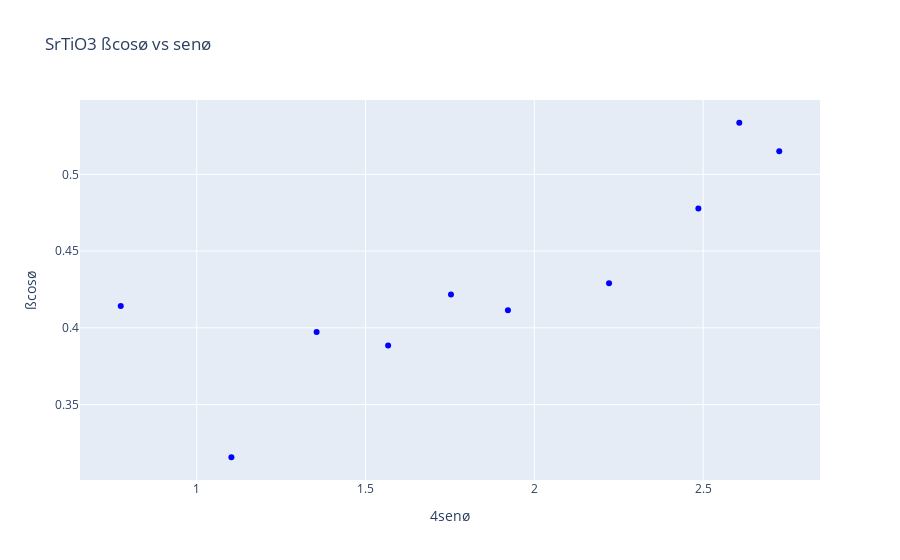

Notebook code cell kept with this figure:
### Markdown cell above
## Se grafíca  $\beta cos\theta$  vs  $sen\theta$

### Code cell
# Add a scatter plot of the list values
# Create a Plotly figure
fig = go.Figure()
fig.add_trace(go.Scatter(x=sen_angulos_plot, y=cos_angulos_plot, mode='markers', marker=dict(color='blue')))

# Update layout if needed (e.g., title, axis labels)
fig.update_layout(title='SrTiO3 ßcosø vs senø', xaxis_title='4senø', yaxis_title='ßcosø')

# Show the plot
fig.show()

### Figure 1 — Plotly figure (JSON) as saved in the notebook; plotly's stock layout.template omitted (floating-point values rounded to 4 significant figures)
{"data": [{"marker": {"color": "blue"}, "mode": "markers", "type": "scatter", "x": [0.7748, 1.103, 1.355, 1.567, 1.753, 1.922, 2.221, 2.486, 2.607, 2.725], "y": [0.4142, 0.3157, 0.3972, 0.3885, 0.4217, 0.4114, 0.4291, 0.4778, 0.5336, 0.5151]}], "layout": {"title": {"text": "SrTiO3 ßcosø vs senø"}, "xaxis": {"title": {"text": "4senø"}}, "yaxis": {"title": {"text": "ßcosø"}}}}
